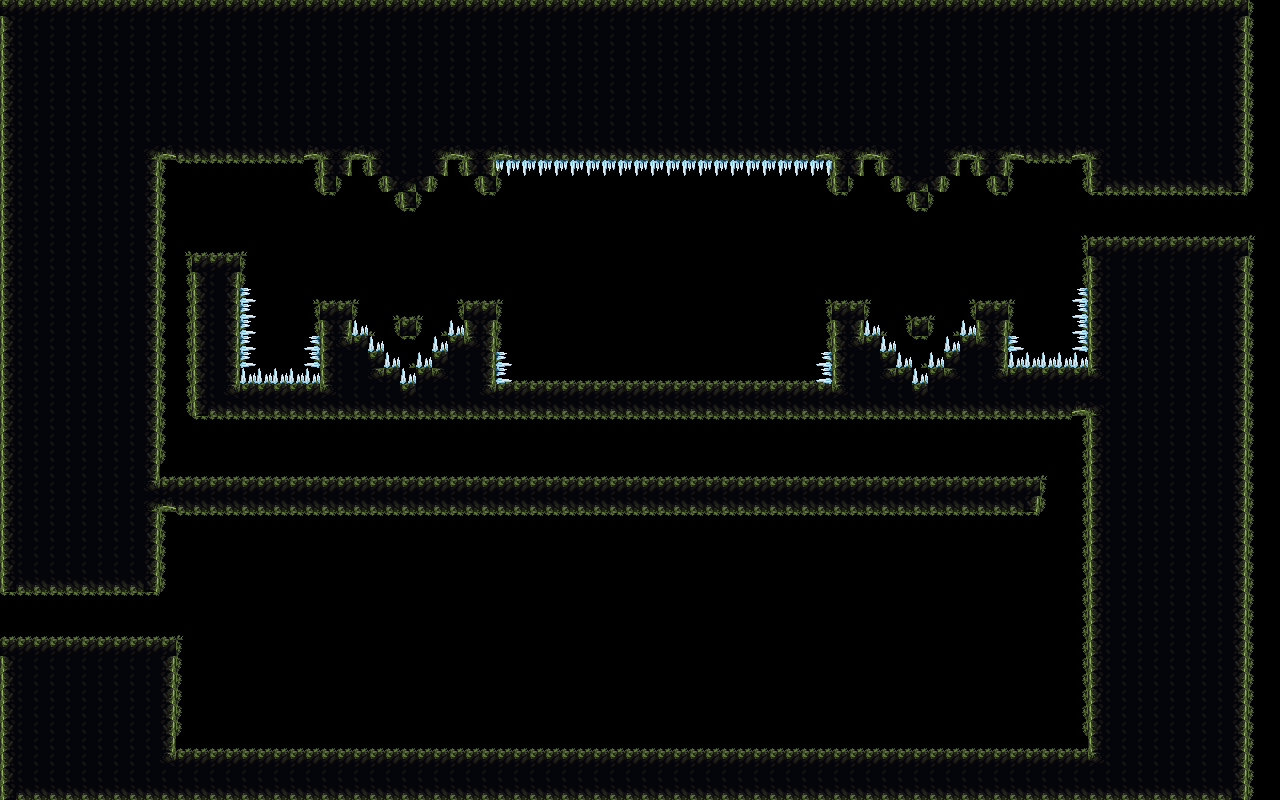

The image is a tile-based game level rendered from a .tmx file. Its description and source (layers, tilesets, objects; grid data summarised) follow:
An orthogonal 80x50 tile map with 16x16 px tiles, 2 tile layers (terrain, spikeOut), 2 hidden layers not drawn, 7 tilesets and 1679 objects.

<map version="1.10" tiledversion="1.10.1" orientation="orthogonal" renderorder="right-down" width="80" height="50" tilewidth="16" tileheight="16" infinite="0" nextlayerid="131" nextobjectid="190834">
 <tileset firstgid="1" source="../prototype/prototype16.tsx" />
 <tileset firstgid="155" source="../TileSet/main_lev_build_1.tsx" />
 <tileset firstgid="4251" source="../TileSet/mainlev_build.tsx" />
 <tileset firstgid="8347" source="../TileSet/mainlevbuild.tsx" />
 <tileset firstgid="12443" source="../TileSet/atlas.tsx" />
 <tileset firstgid="13467" source="../TileSet/SET1_decorative_obj.tsx" />
 <tileset firstgid="15183" source="../TileSet/SET1_background_obj.tsx" />
 <layer id="108" name="spikeIn" width="80" height="50" visible="0">
  <data>[4000 cells, 61 non-empty, 4 distinct tile ids]</data>
 </layer>
 <layer id="1" name="prototype" width="80" height="50" visible="0">
  <data>[4000 cells, 2048 non-empty, 1 distinct tile ids]</data>
 </layer>
 <layer id="127" name="terrain" width="80" height="50">
  <data>[4000 cells, 2602 non-empty, 17 distinct tile ids]</data>
 </layer>
 <objectgroup id="128" name="collider">
  <properties>
   <property name="unity:layer" value="Ground" />
  </properties>
  <object id="189155" x="0" y="0">
   <properties>
    <property name="unity:layer" value="Ground" />
   </properties>
   <polyline points="0,0 16,0 16,16 0,16 0,0" />
  </object>
  <object id="189156" x="16" y="0">
   <properties>
    <property name="unity:layer" value="Ground" />
   </properties>
   <polyline points="0,0 16,0 16,16 0,16 0,0" />
  </object>
  <object id="189157" x="32" y="0">
   <properties>
    <property name="unity:layer" value="Ground" />
   </properties>
   <polyline points="0,0 16,0 16,16 0,16 0,0" />
  </object>
  <object id="189158" x="48" y="0">
   <properties>
    <property name="unity:layer" value="Ground" />
   </properties>
   <polyline points="0,0 16,0 16,16 0,16 0,0" />
  </object>
  <object id="189159" x="64" y="0">
   <properties>
    <property name="unity:layer" value="Ground" />
   </properties>
   <polyline points="0,0 16,0 16,16 0,16 0,0" />
  </object>
  <object id="189160" x="80" y="0">
   <properties>
    <property name="unity:layer" value="Ground" />
   </properties>
   <polyline points="0,0 16,0 16,16 0,16 0,0" />
  </object>
  <object id="189161" x="96" y="0">
   <properties>
    <property name="unity:layer" value="Ground" />
   </properties>
   <polyline points="0,0 16,0 16,16 0,16 0,0" />
  </object>
  <object id="189162" x="112" y="0">
   <properties>
    <property name="unity:layer" value="Ground" />
   </properties>
   <polyline points="0,0 16,0 16,16 0,16 0,0" />
  </object>
  <object id="189163" x="128" y="0">
   <properties>
    <property name="unity:layer" value="Ground" />
   </properties>
   <polyline points="0,0 16,0 16,16 0,16 0,0" />
  </object>
  <object id="189164" x="144" y="0">
   <properties>
    <property name="unity:layer" value="Ground" />
   </properties>
   <polyline points="0,0 16,0 16,16 0,16 0,0" />
  </object>
  <object id="189165" x="160" y="0">
   <properties>
    <property name="unity:layer" value="Ground" />
   </properties>
   <polyline points="0,0 16,0 16,16 0,16 0,0" />
  </object>
  <object id="189166" x="176" y="0">
   <properties>
    <property name="unity:layer" value="Ground" />
   </properties>
   <polyline points="0,0 16,0 16,16 0,16 0,0" />
  </object>
  <object id="189167" x="192" y="0">
   <properties>
    <property name="unity:layer" value="Ground" />
   </properties>
   <polyline points="0,0 16,0 16,16 0,16 0,0" />
  </object>
  <object id="189168" x="208" y="0">
   <properties>
    <property name="unity:layer" value="Ground" />
   </properties>
   <polyline points="0,0 16,0 16,16 0,16 0,0" />
  </object>
  <object id="189169" x="224" y="0">
   <properties>
    <property name="unity:layer" value="Ground" />
   </properties>
   <polyline points="0,0 16,0 16,16 0,16 0,0" />
  </object>
  <object id="189170" x="240" y="0">
   <properties>
    <property name="unity:layer" value="Ground" />
   </properties>
   <polyline points="0,0 16,0 16,16 0,16 0,0" />
  </object>
  <object id="189171" x="256" y="0">
   <properties>
    <property name="unity:layer" value="Ground" />
   </properties>
   <polyline points="0,0 16,0 16,16 0,16 0,0" />
  </object>
  <object id="189172" x="272" y="0">
   <properties>
    <property name="unity:layer" value="Ground" />
   </properties>
   <polyline points="0,0 16,0 16,16 0,16 0,0" />
  </object>
  <object id="189173" x="288" y="0">
   <properties>
    <property name="unity:layer" value="Ground" />
   </properties>
   <polyline points="0,0 16,0 16,16 0,16 0,0" />
  </object>
  <object id="189174" x="304" y="0">
   <properties>
    <property name="unity:layer" value="Ground" />
   </properties>
   <polyline points="0,0 16,0 16,16 0,16 0,0" />
  </object>
  <object id="189175" x="320" y="0">
   <properties>
    <property name="unity:layer" value="Ground" />
   </properties>
   <polyline points="0,0 16,0 16,16 0,16 0,0" />
  </object>
  <object id="189176" x="336" y="0">
   <properties>
    <property name="unity:layer" value="Ground" />
   </properties>
   <polyline points="0,0 16,0 16,16 0,16 0,0" />
  </object>
  <object id="189177" x="352" y="0">
   <properties>
    <property name="unity:layer" value="Ground" />
   </properties>
   <polyline points="0,0 16,0 16,16 0,16 0,0" />
  </object>
  <object id="189178" x="368" y="0">
   <properties>
    <property name="unity:layer" value="Ground" />
   </properties>
   <polyline points="0,0 16,0 16,16 0,16 0,0" />
  </object>
  <object id="189179" x="384" y="0">
   <properties>
    <property name="unity:layer" value="Ground" />
   </properties>
   <polyline points="0,0 16,0 16,16 0,16 0,0" />
  </object>
  <object id="189180" x="400" y="0">
   <properties>
    <property name="unity:layer" value="Ground" />
   </properties>
   <polyline points="0,0 16,0 16,16 0,16 0,0" />
  </object>
  <object id="189181" x="416" y="0">
   <properties>
    <property name="unity:layer" value="Ground" />
   </properties>
   <polyline points="0,0 16,0 16,16 0,16 0,0" />
  </object>
  <object id="189182" x="432" y="0">
   <properties>
    <property name="unity:layer" value="Ground" />
   </properties>
   <polyline points="0,0 16,0 16,16 0,16 0,0" />
  </object>
  <object id="189183" x="448" y="0">
   <properties>
    <property name="unity:layer" value="Ground" />
   </properties>
   <polyline points="0,0 16,0 16,16 0,16 0,0" />
  </object>
  <object id="189184" x="464" y="0">
   <properties>
    <property name="unity:layer" value="Ground" />
   </properties>
   <polyline points="0,0 16,0 16,16 0,16 0,0" />
  </object>
  <object id="189185" x="480" y="0">
   <properties>
    <property name="unity:layer" value="Ground" />
   </properties>
   <polyline points="0,0 16,0 16,16 0,16 0,0" />
  </object>
  <object id="189186" x="496" y="0">
   <properties>
    <property name="unity:layer" value="Ground" />
   </properties>
   <polyline points="0,0 16,0 16,16 0,16 0,0" />
  </object>
  <object id="189187" x="512" y="0">
   <properties>
    <property name="unity:layer" value="Ground" />
   </properties>
   <polyline points="0,0 16,0 16,16 0,16 0,0" />
  </object>
  <object id="189188" x="528" y="0">
   <properties>
    <property name="unity:layer" value="Ground" />
   </properties>
   <polyline points="0,0 16,0 16,16 0,16 0,0" />
  </object>
  </objectgroup>
 <layer id="129" name="spikeOut" width="80" height="50">
  <data>[4000 cells, 61 non-empty, 3 distinct tile ids]</data>
 </layer>
 <objectgroup id="130" name="spikeColi">
  <properties>
   <property name="unity:layer" value="Ground" />
   <property name="unity:tag" value="Trap" />
  </properties>
  <!-- 61 objects omitted --></objectgroup>
</map>
<!-- 1645 of 1679 objects omitted -->
